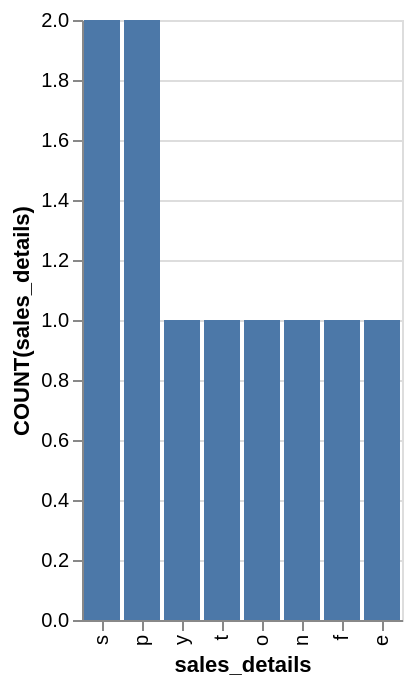

Vega-Lite specification stored for this chart:
### Vega-Lite specification from a JSON file in a GitHub repository (floating-point values rounded to 4 significant figures)
{"data": {"values": [{"x_data": "s", "y_data": 2}, {"x_data": "p", "y_data": 2}, {"x_data": "y", "y_data": 1}, {"x_data": "t", "y_data": 1}, {"x_data": "o", "y_data": 1}, {"x_data": "n", "y_data": 1}, {"x_data": "f", "y_data": 1}, {"x_data": "e", "y_data": 1}]}, "mark": "bar", "encoding": {"x": {"field": "x_data", "type": "nominal", "title": "sales_details", "sort": {"op": "sum", "field": "y_data", "order": "descending"}}, "y": {"field": "y_data", "type": "quantitative", "title": "COUNT(sales_details)"}}}
